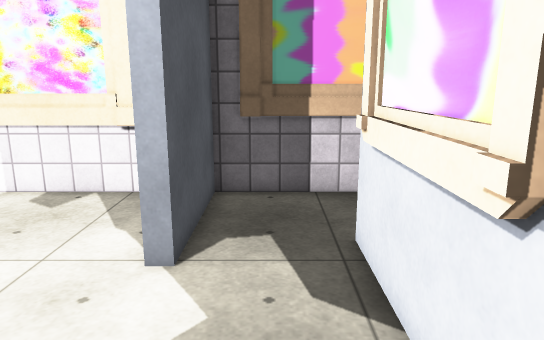
view 1 (above)

21 first-person views from a walk through a Unity game level. The camera is 1.4 m above the floor, tilts 12° down and sees 70° across. The floor is counted in squares, 0.47 m on a side. Each view is taken from the middle of a square. On the plan, view 1 faces up. The plan holds only what a view shows up to about 20 squares ahead; the rest is blank. The player is left out. Some surface patterns are stand-ins.

view 2
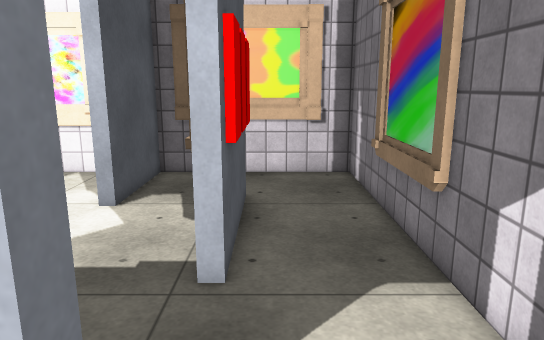

view 3
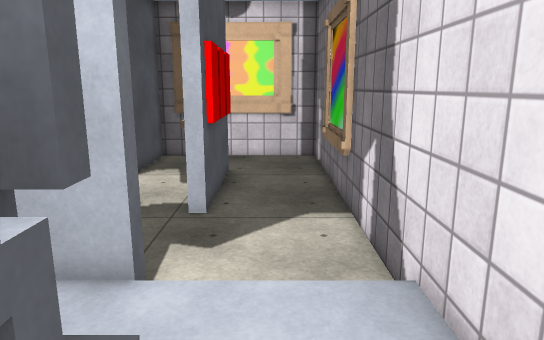

view 4
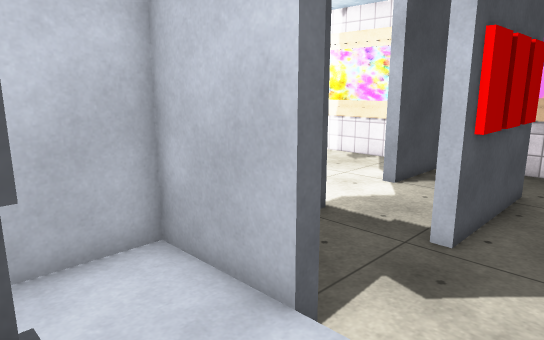

view 5
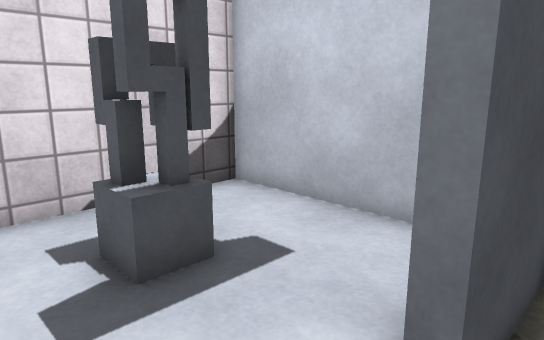

view 6
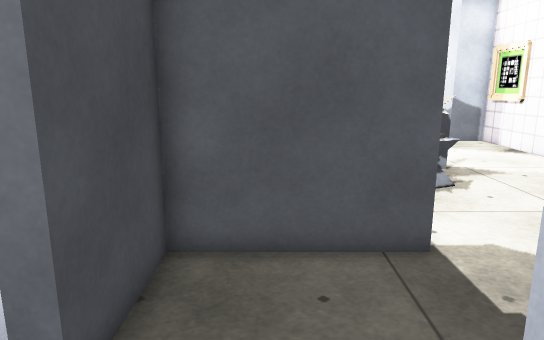

view 7
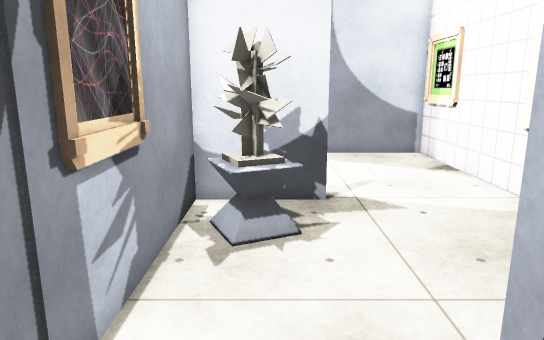

view 8
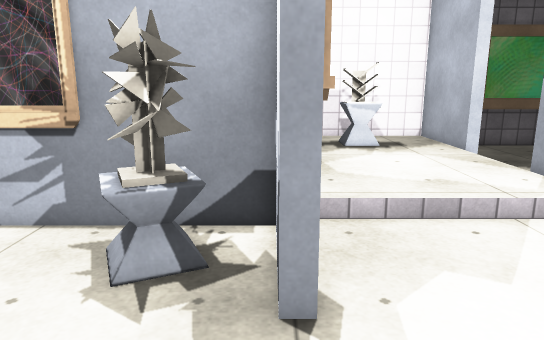

view 9
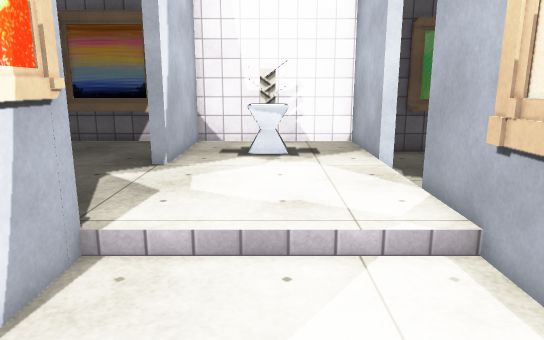

view 10
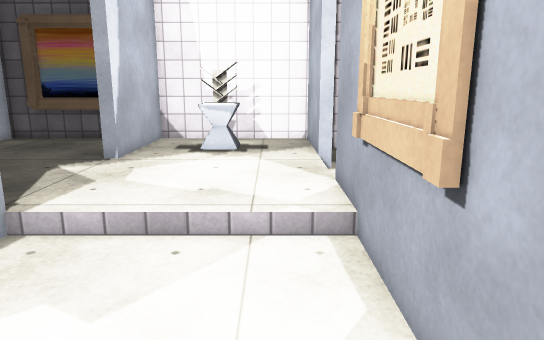

view 11
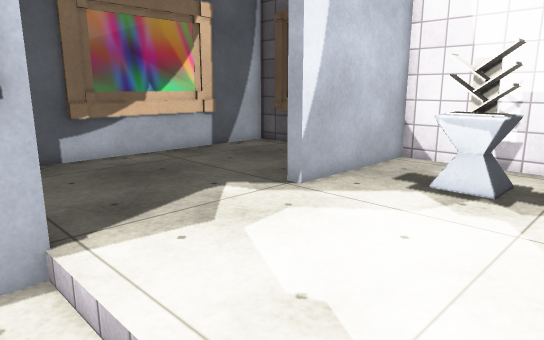

view 12
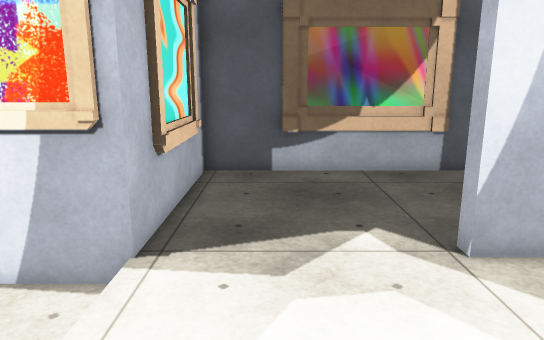

view 13
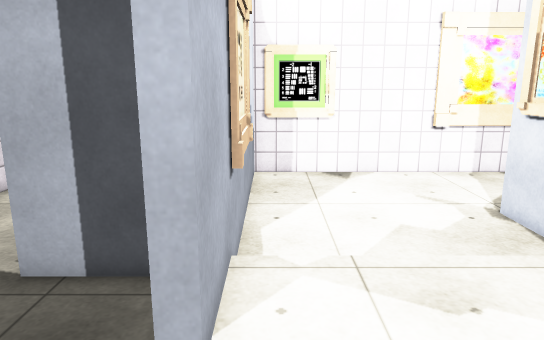

view 14
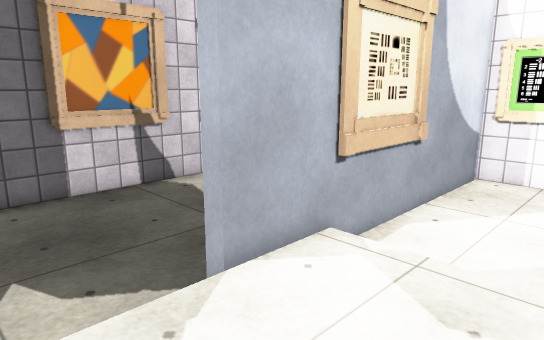

view 15
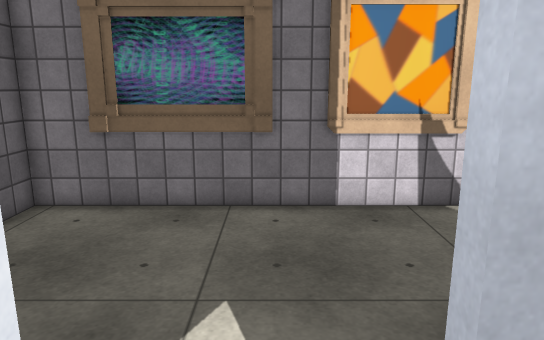

view 16
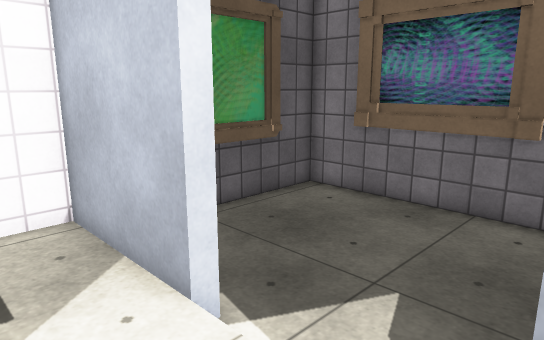

view 17
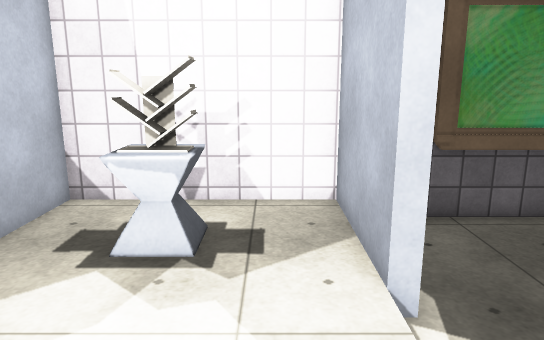

view 18
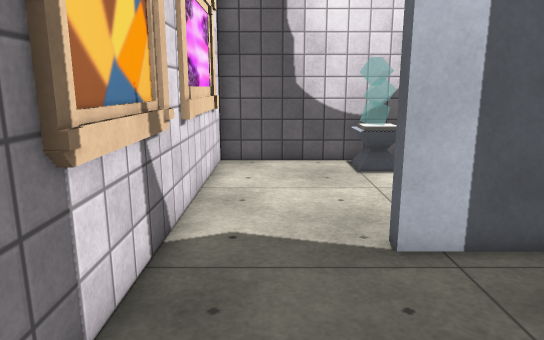

view 19
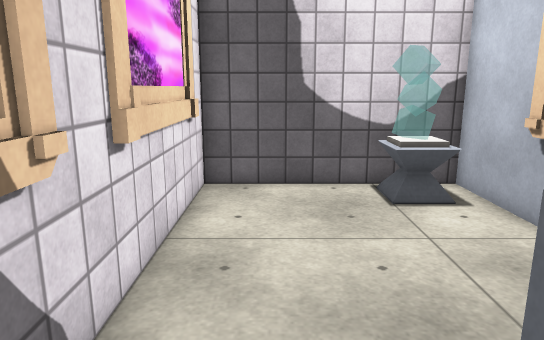

view 20
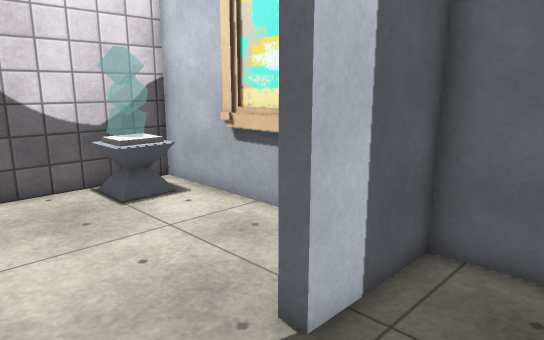

view 21
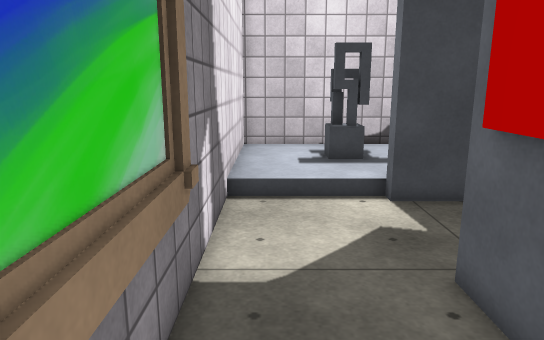

### Floor plan
Key: @ floor where view 1 was taken; # wall or solid block; . main floor; : floor 0.25 m higher than the main floor; P pedestal.
Columns run from 25 left of view 1 to 6 right of it. Each row starts with its distance up from view 1.
 11 ################################
 10 #....PP #............. #.......#
  9 #....PPP#..............#.......#
  8 #.......#..............#.......#
  7 #.......#..............#...#...#
  6 #.......#..................#...#
  5 #.......#......##.P........#...#
  4 #.......#......##PPP.......#...#
  3 #.......#......##PPP.......#...#
  2 #....####......#########...#...#
  1 #.......#:::::::########.......#
  0 #.......#::::::::::::::#.@.....#
 -1 #.......#::::::::::::::#.......#
 -2 #........::::::::::::::#.......#
 -3 #........::::::::::::::####....#
 -4 #........::::::::::::::#:::::::#
 -5 #........::::::##::::::#:::::::#
 -6 #.......#:::P::##::::::#:::::::#
 -7 #.......#::PPP:##::::::#:::##::#
 -8 #.......#::PPP:##::::::#:::::::#
 -9 #.......#::::::#  :::::#:::::::#
-10 ################  ##############

Positions as (right, up) in squares from view 1, and headings:
1: (0, 0), facing up
2: (3, -5), facing up
3: (4, -9), facing up
4: (5, -7), facing up-left
5: (5, -2), facing down-left
6: (5, -1), facing left
7: (1, 4), facing left
8: (-9, 10), facing down
9: (-13, 8), facing down
10: (-15, 9), facing down
11: (-16, 3), facing down-right
12: (-16, -1), facing right
13: (-16, -5), facing up
14: (-12, -5), facing up-left
15: (-14, -3), facing left
16: (-14, -1), facing down-left
17: (-15, 0), facing down
18: (-23, -5), facing up
19: (-23, -1), facing up
20: (-24, -1), facing up-right
21: (5, 7), facing down
